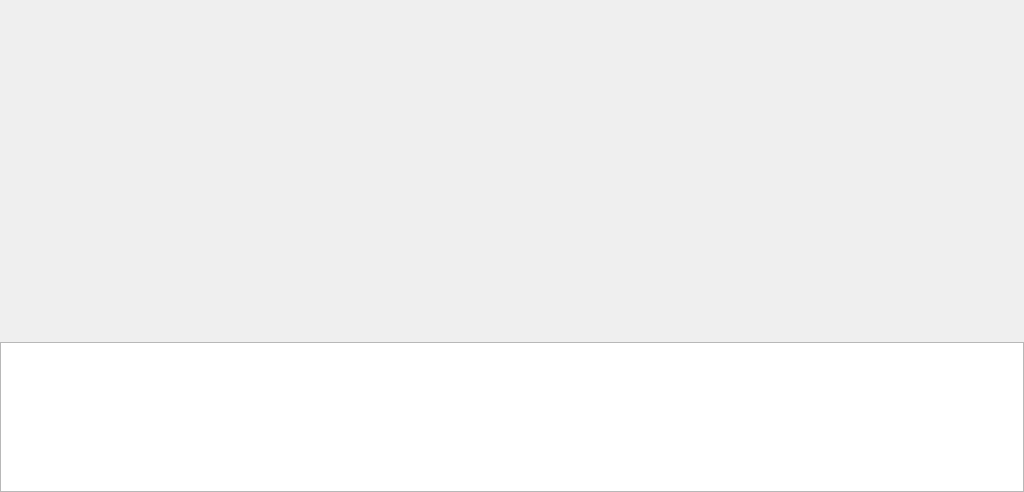
<?xml version="1.0" encoding="UTF-8"?>
<ui version="4.0">
 <class>FormHomePageOne</class>
 <widget class="QWidget" name="FormHomePageOne">
  <property name="geometry">
   <rect>
    <x>0</x>
    <y>0</y>
    <width>1024</width>
    <height>492</height>
   </rect>
  </property>
  <property name="windowTitle">
   <string>Form</string>
  </property>
  <layout class="QHBoxLayout" name="horizontalLayout">
   <property name="spacing">
    <number>0</number>
   </property>
   <property name="leftMargin">
    <number>0</number>
   </property>
   <property name="topMargin">
    <number>0</number>
   </property>
   <property name="rightMargin">
    <number>0</number>
   </property>
   <property name="bottomMargin">
    <number>0</number>
   </property>
   <item>
    <widget class="QWidget" name="widget" native="true">
     <layout class="QVBoxLayout" name="verticalLayout">
      <property name="spacing">
       <number>0</number>
      </property>
      <property name="leftMargin">
       <number>0</number>
      </property>
      <property name="topMargin">
       <number>0</number>
      </property>
      <property name="rightMargin">
       <number>0</number>
      </property>
      <property name="bottomMargin">
       <number>0</number>
      </property>
      <item>
       <widget class="QWidget" name="widget_2" native="true"/>
      </item>
      <item>
       <widget class="QWidget" name="widget_3" native="true">
        <property name="maximumSize">
         <size>
          <width>16777215</width>
          <height>150</height>
         </size>
        </property>
        <layout class="QHBoxLayout" name="horizontalLayout_2">
         <property name="spacing">
          <number>0</number>
         </property>
         <property name="leftMargin">
          <number>0</number>
         </property>
         <property name="topMargin">
          <number>0</number>
         </property>
         <property name="rightMargin">
          <number>0</number>
         </property>
         <property name="bottomMargin">
          <number>0</number>
         </property>
         <item>
          <widget class="QListWidget" name="listWidget"/>
         </item>
        </layout>
       </widget>
      </item>
     </layout>
    </widget>
   </item>
  </layout>
 </widget>
 <resources/>
 <connections/>
</ui>
